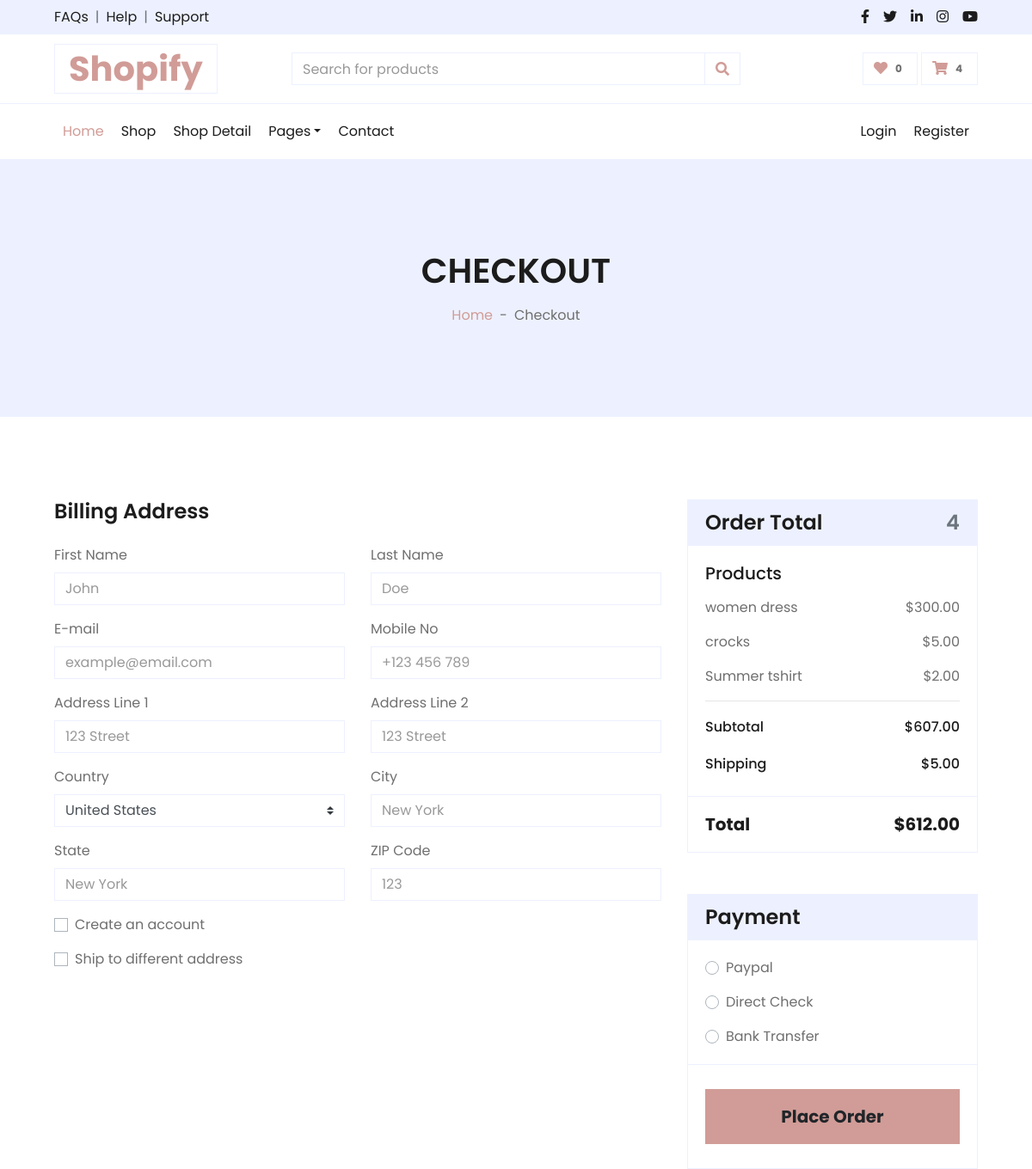
/checkout/ (signed in, upper part), run on an earlier commit of the app's database.
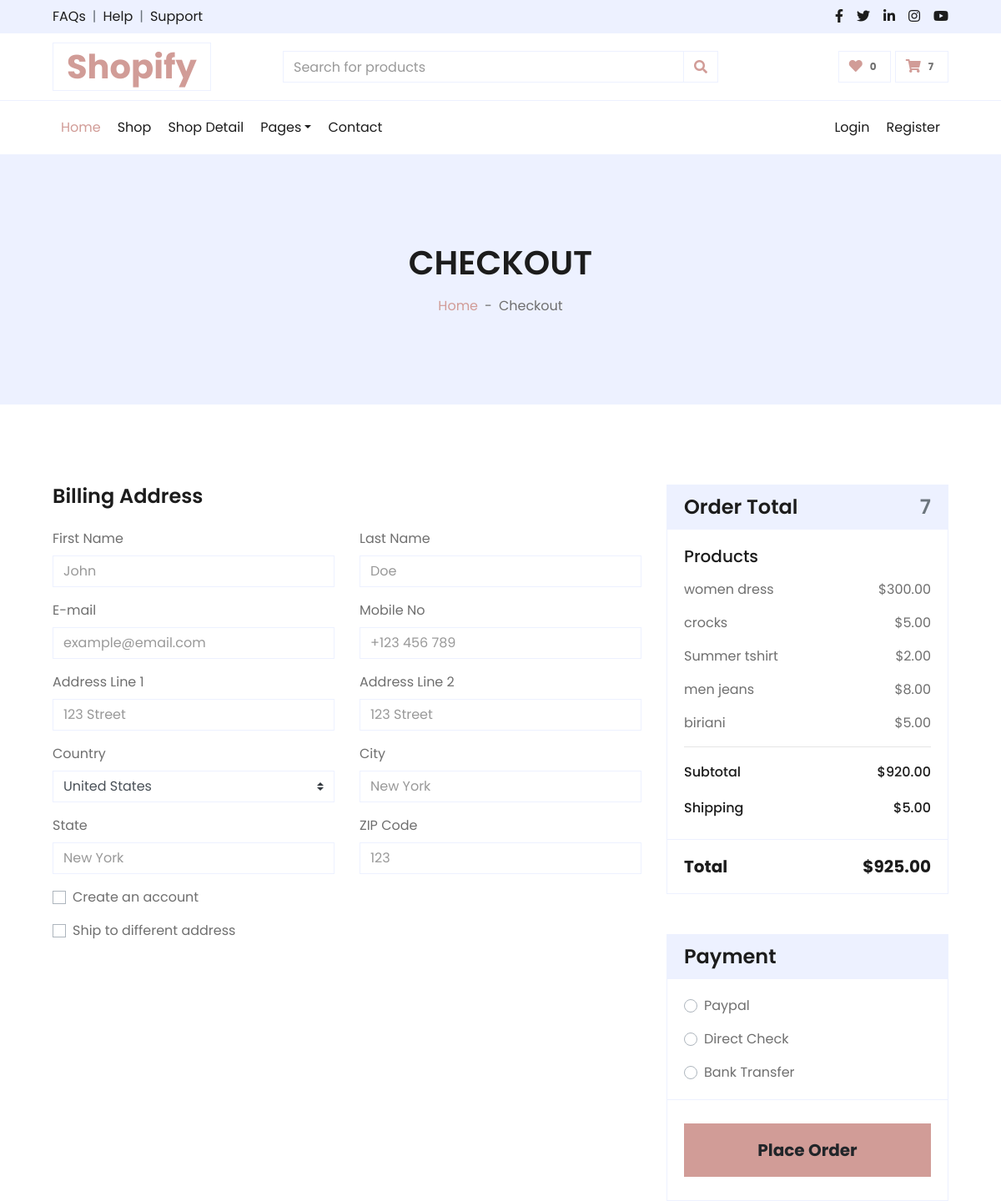
And on a later commit of the database.
### shopify/models.py (models this page shows, shortened)
class Order(models.Model):
    customer = models.ForeignKey(Customer, on_delete=models.SET_NULL, blank=True, null=True)
    date_orderd = models.DateTimeField(auto_now_add=True)
    complete = models.BooleanField(default=False, null=True, blank=False)
    transaction_id = models.CharField(max_length=200,null=True)
    @property
    def get_cart_total(self):
        orderitems = self.orderitem_set.all()
        total = sum([item.get_total for item in orderitems])
        return total
    @property
    def get_cart_items(self):
        orderitems = self.orderitem_set.all()
        total = sum([item.quantity for item in orderitems])
        return total
    @property
    def get_total_payment(self):
        orderitems = self.orderitem_set.all()
        total = sum([item.get_total for item in orderitems])
        return total

class OrderItem(models.Model):
    product = models.ForeignKey(Product, on_delete=models.SET_NULL,null=True)
    order = models.ForeignKey(Order, on_delete=models.SET_NULL,null=True)
    quantity = models.IntegerField(default=0, null=True, blank=True)
    date_added = models.DateTimeField(auto_now_add=True)
    @property
    def get_total(self):
        total = self.product.price * self.quantity
        return total

class Product(models.Model):
    Category = models.ForeignKey(Category, on_delete=models.CASCADE, null=True, blank=True)
    product_title = models.CharField(max_length=30, null=True)
    price = models.FloatField()
    description = models.CharField(max_length=255,null=True)
    sizes = models.CharField(max_length=10, choices=[('XS', 'XS'), ('S', 'S'), ('M', 'M'), ('L', 'L'), ('XL', 'XL')], null=True, blank=True)
    colors = models.CharField(max_length=20, null=True, blank=True)
    image = models.ImageField(upload_to='media/', default='profile.png')

class Shipping(models.Model):
    shipping_cost = models.FloatField(default=0)

### shopify/views.py (the view)
# urls.py: path('checkout/', views.checkout, name='checkout'),
def checkout(request):
    if request.user.is_authenticated:
        shipping = Shipping.objects.first()
        customer = request.user.customer
        order, created = Order.objects.get_or_create(customer=customer, complete=False)
        items = order.orderitem_set.all()
    else:
        shipping = {'shipping_cost': 0}
        items = []
        order = {'get_cart_total': 0, 'get_cart_items': 0}
    context = {
        'items':items,
        'order': order,
        'shipping': shipping,
        'name':'checkout'
    }
    return render(request, 'checkout.html',context)

### shopify/templates/checkout.html (shortened to what the changed rows need)
{% extends 'common.html'%}
{% load static %}
{% block content%}
  <div class="container-fluid bg-secondary mb-5">
    <div class="d-flex flex-column align-items-center justify-content-center" style="min-height: 300px">
        <h1 class="font-weight-semi-bold text-uppercase mb-3">Checkout</h1>
    </div>
</div>
<div class="container-fluid pt-5">
    <div class="row px-xl-5">
        <div class="col-lg-4">
            <div class="card border-secondary mb-5">
                <div class="card-header bg-secondary border-0">
                    <h4 class="font-weight-semi-bold m-0 d-flex justify-content-between">Order Total <span class="text-muted">{{order.get_cart_items}}</span></h4>
                </div>
                <div class="card-body">
                    {% for item in items%}
                    <div class="d-flex justify-content-between">
                        <p>{{item.product.product_title}}</p>
                        <p>${{item.product.price|floatformat:2}}</p>
                    </div>
                    {% endfor %}
                    <div class="d-flex justify-content-between mb-3 pt-1">
                        <h6 class="font-weight-medium">Subtotal</h6>
                        <h6 class="font-weight-medium">${{order.get_cart_total|floatformat:2}}</h6>
                    </div>
                </div>
                <div class="card-footer border-secondary bg-transparent">
                    <div class="d-flex justify-content-between mt-2">
                        <h5 class="font-weight-bold">Total</h5>
                        <h5 class="font-weight-bold">${{ order.get_total_payment|add:shipping.shipping_cost|floatformat:2 }}</h5>
                    </div>
                </div>
            </div>
        </div>
    </div>
</div>
{% endblock %}

### shopify/templates/common.html (shortened to what the changed rows need)
{% load static %}
<!DOCTYPE html>
<html lang="en">
  <head>
    <link
      href="https://cdnjs.cloudflare.com/ajax/libs/font-awesome/5.10.0/css/all.min.css"
      rel="stylesheet"
    />
    <link
      href="{% static 'lib/owlcarousel/assets/owl.carousel.min.css' %}"
      rel="stylesheet"
    />
    <link href="{% static 'css/style.css'%}" rel="stylesheet" />
    <link href="{% static 'css/style.min.css'%}" rel="stylesheet" />
  </head>
  <body>
    <div class="container-fluid">
      <div class="row align-items-center py-3 px-xl-5">
        <div class="col-lg-3 d-none d-lg-block">
          <a href="{% url 'shopify:home'%}" class="text-decoration-none">
            <h1 class="m-0 display-5 font-weight-semi-bold">
              <span class="text-primary font-weight-bold border px-3 mr-1"
                >Shopify</span
              >
            </h1>
          </a>
        </div>
        <div class="col-lg-3 col-6 text-right">
          <a href="{% url 'shopify:cart'%}" class="btn border">
            <i class="fas fa-shopping-cart text-primary"></i>
            <span class="badge">
              {{order.get_cart_items}}
            </span>
          </a>
        </div>
      </div>
    </div>
    {% block content%}
    {% endblock %}
  </body>
</html>

What changed in the data, as far as the page shows it:
changed through a linked row, Order: get_cart_items "4" → "7"; get_cart_total "607.00" → "920.00"; get_total_payment|add "612.00" → "925.00"
added OrderItem: product.product_title "men jeans", product.price "8.00"
added OrderItem: product.product_title "biriani", product.price "5.00"
